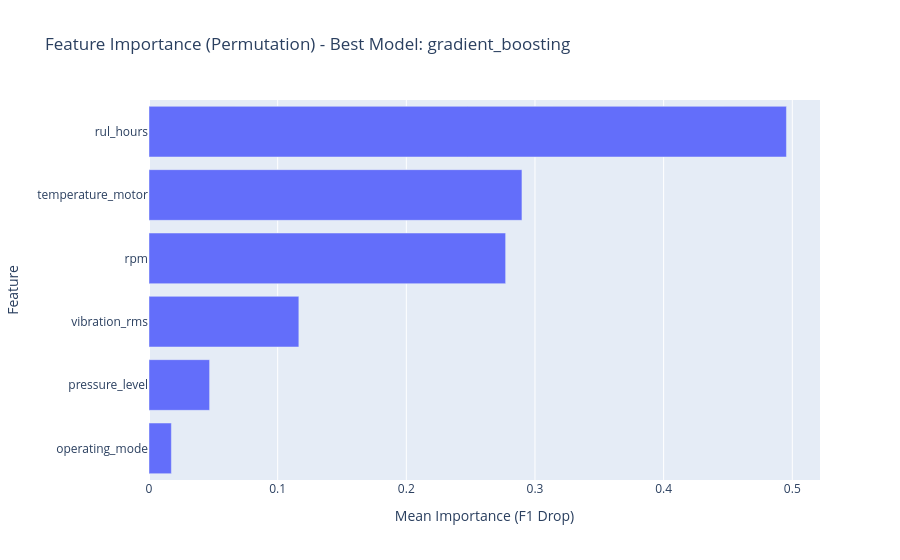

The notebook cell this image was saved under:
### Markdown cell above
### 2.2 Feature Importance (Best Model)
To justify the model's decisions, we look at which features contributed the most to the predictions.

### Code cell
importance_df = pd.read_csv("../artifacts/metrics/feature_importance_failure_within_24h.csv")

fig_imp = px.bar(
    importance_df.sort_values(by="importance_mean", ascending=True), 
    x="importance_mean", 
    y="feature", 
    orientation="h",
    title=f"Feature Importance (Permutation) - Best Model: {binary_summary['best_model_name']}",
    labels={"importance_mean": "Mean Importance (F1 Drop)", "feature": "Feature"}
)
fig_imp.show()

### Figure 1 — Plotly figure (JSON) as saved in the notebook; plotly's stock layout.template omitted (floating-point values rounded to 4 significant figures)
{"data": [{"hovertemplate": "Mean Importance (F1 Drop)=%{x}<br>Feature=%{y}<extra></extra>", "legendgroup": "", "marker": {"color": "#636efa", "pattern": {"shape": ""}}, "name": "", "orientation": "h", "showlegend": false, "textposition": "auto", "type": "bar", "x": [0.01738, 0.0471, 0.1165, 0.2772, 0.2899, 0.4954], "xaxis": "x", "y": ["operating_mode", "pressure_level", "vibration_rms", "rpm", "temperature_motor", "rul_hours"], "yaxis": "y"}], "layout": {"barmode": "relative", "legend": {"tracegroupgap": 0}, "title": {"text": "Feature Importance (Permutation) - Best Model: gradient_boosting"}, "xaxis": {"anchor": "y", "domain": [0, 1], "title": {"text": "Mean Importance (F1 Drop)"}}, "yaxis": {"anchor": "x", "domain": [0, 1], "title": {"text": "Feature"}}}}
